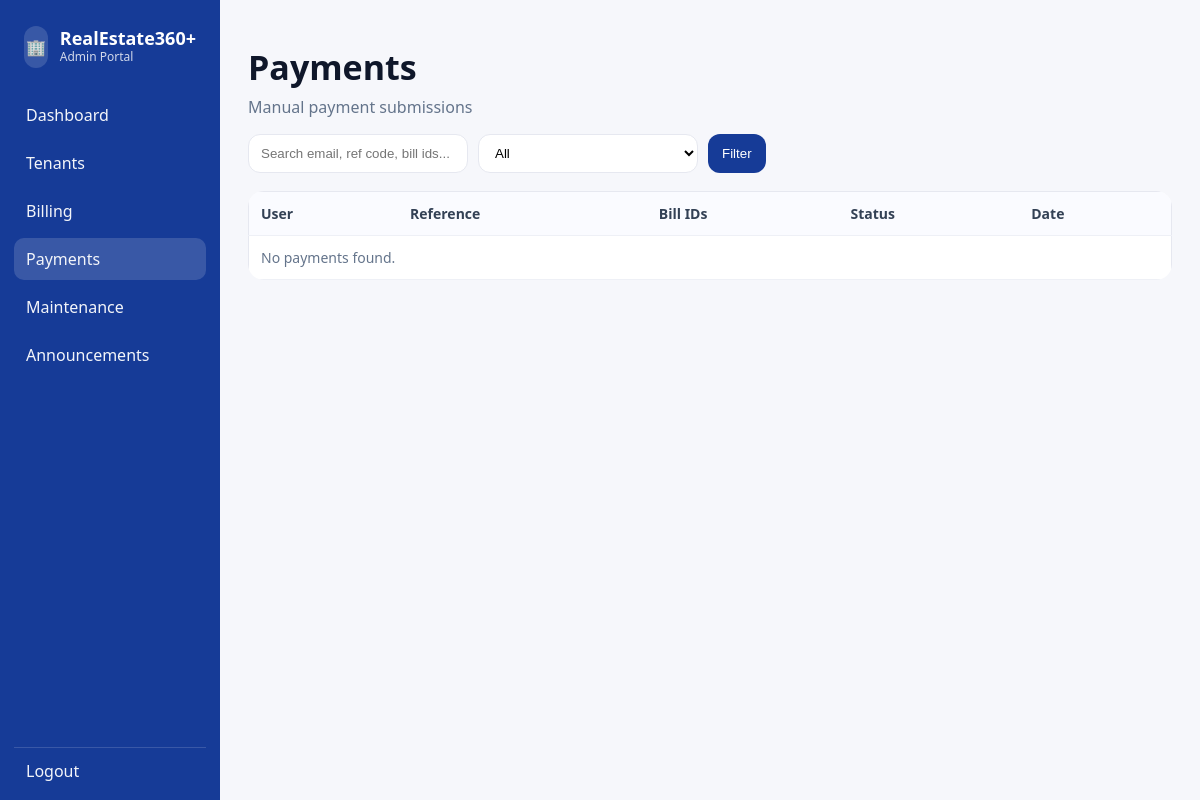
/admin-portal/payments/ (signed in), run on an earlier commit of the app's database.
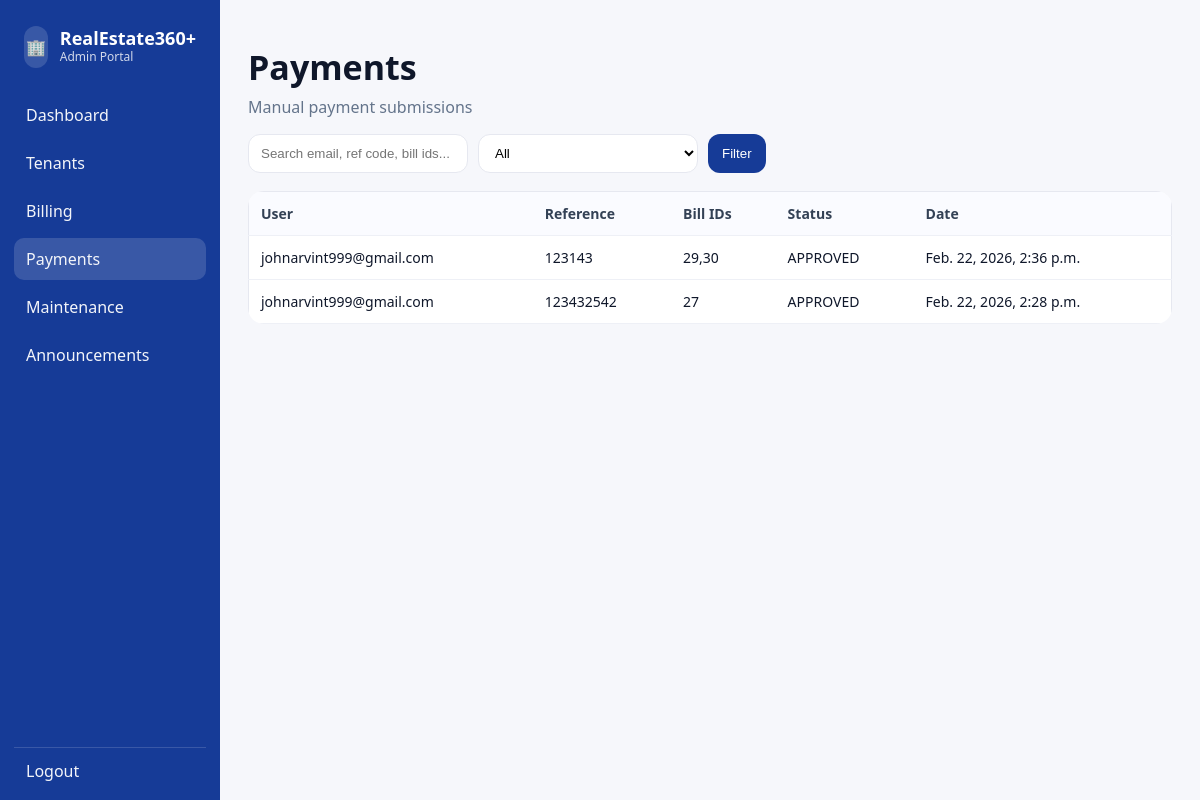
And on a later commit of the database.
### payments/models.py (models this page shows, shortened)
class ManualPayment(models.Model):
    STATUS_CHOICES = [
        ("PENDING", "PENDING"),
        ("APPROVED", "APPROVED"),
        ("REJECTED", "REJECTED"),
    ]
    user = models.ForeignKey(settings.AUTH_USER_MODEL, on_delete=models.CASCADE)
    reference_code = models.CharField(max_length=80)
    bill_ids = models.CharField(max_length=255, default="")
    status = models.CharField(max_length=10, choices=STATUS_CHOICES, default="PENDING")
    created_at = models.DateTimeField(auto_now_add=True)

### accounts/models.py (models this page shows)
class User(AbstractUser):
    class Role(models.TextChoices):
        ADMIN = "ADMIN", "Admin"
        TENANT = "TENANT", "Tenant"
    role = models.CharField(max_length=10, choices=Role.choices, default=Role.TENANT)
    email = models.EmailField(unique=True)
    username = models.CharField(max_length=150, unique=True)  # keep for Django admin
    REQUIRED_FIELDS = ["username"]
    USERNAME_FIELD = "email"

### accounts/admin_portal_views.py (the view)
# urls.py: path("payments/", admin_payments, name="admin_payments"),
@admin_required
def admin_payments(request):
    q = request.GET.get("q", "").strip()
    status = request.GET.get("status", "").strip()
    payments = ManualPayment.objects.select_related("user")
    if status in ("PENDING", "APPROVED", "REJECTED"):
        payments = payments.filter(status=status)
    if q:
        payments = payments.filter(
            Q(user__email__icontains=q) |
            Q(reference_code__icontains=q) |
            Q(bill_ids__icontains=q)
        )
    payments = payments.order_by("-created_at")[:500]
    return render(request, "admin_portal/payments.html", {"payments": payments, "q": q, "status": status})

### templates/admin_portal/payments.html (shortened to what this page needs)
{% extends "admin_portal/base.html" %}
{% block content %}
  <div class="page-header">
    <h1>Payments</h1>
    <p class="muted">Manual payment submissions</p>
  </div>
  <form class="toolbar" method="get">
    <input class="input" name="q" value="{{ q }}" placeholder="Search email, ref code, bill ids..." />
    <select class="input" name="status">
      <option value="">All</option>
    </select>
    <button class="btn" type="submit">Filter</button>
  </form>
  <div class="table-wrap">
    <table class="table">
      <thead>
        <tr>
          <th>User</th>
          <th>Reference</th>
          <th>Bill IDs</th>
          <th>Status</th>
          <th>Date</th>
        </tr>
      </thead>
      <tbody>
        {% for p in payments %}
          <tr>
            <td>{{ p.user.email }}</td>
            <td>{{ p.reference_code }}</td>
            <td>{{ p.bill_ids }}</td>
            <td>{{ p.status }}</td>
            <td>{{ p.created_at }}</td>
          </tr>
        {% empty %}
          <tr><td colspan="5" class="muted">No payments found.</td></tr>
        {% endfor %}
      </tbody>
    </table>
  </div>
{% endblock %}

What changed in the data, as far as the page shows it:
added ManualPayment: user.email "johnarvint999@gmail.com", reference_code "123143", bill_ids "29,30", status "APPROVED", created_at "Feb. 22, 2026, 2:36 p.m."
added ManualPayment: user.email "johnarvint999@gmail.com", reference_code "123432542", bill_ids "27", status "APPROVED", created_at "Feb. 22, 2026, 2:28 p.m."
Also different on the page:
text no longer shown: "No payments found."
